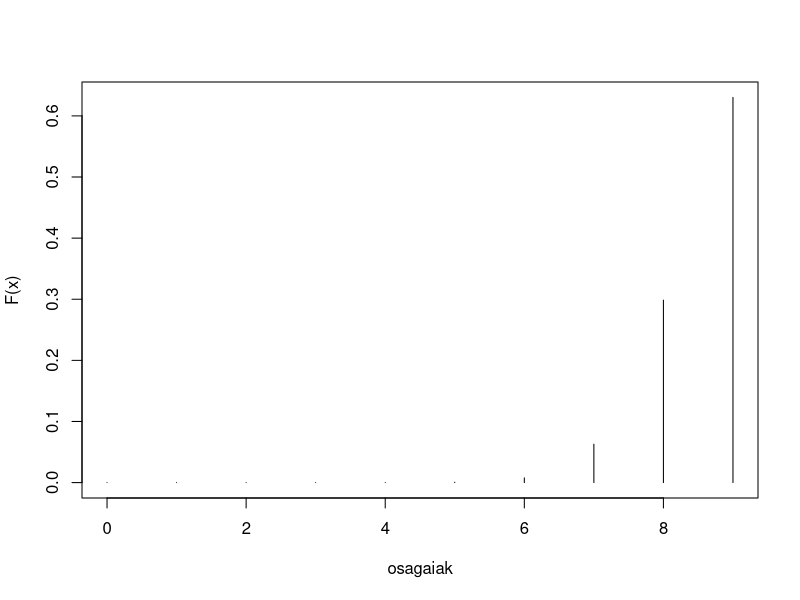

Generate this figure with R:
#1.ARIKETA
#X="Aholkularitza enpresa baten aholkuak jasotzen dituen pertsona kopurua"
#poisson, lambda=1200

#a)   P(X>1085)
1-ppois(1085,1200)

#b)   P(1200<=X<=1300)
ppois(1300,1200)-ppois(1199,1200) #1200 barne egon behar denez, 1199tik hartu


#edo
1-pnorm(1085.5,1200,sqrt(1200)) #a)
pnorm(1300.5,1200,sqrt(1200))-pnorm(1199.5,1200,sqrt(1200))

#2.ARIKETA
#X="puntu kopurua"
#mu=60 ; sigma=10




#4.ARIKETA
#a)
1-pbinom(5,9,0.95) #gutxienez 6 osagai ondo funtzionatzeko prob

#b)
osagaiak<-0:9
plot(osagaiak,dbinom(osagaiak,9,0.95),type = "h",ylab = "F(x)")
